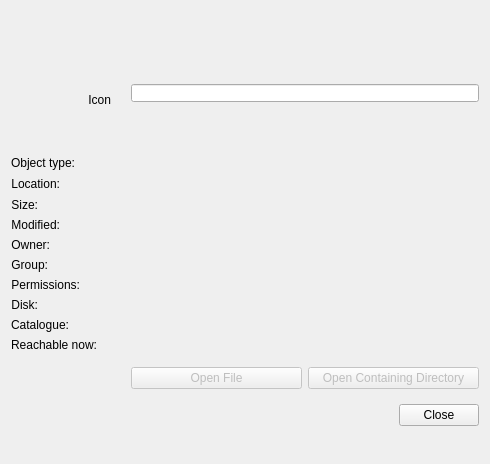
<?xml version="1.0" encoding="UTF-8"?>
<ui version="4.0">
 <class>FilePropertiesDialog</class>
 <widget class="QDialog" name="FilePropertiesDialog">
  <property name="geometry">
   <rect>
    <x>0</x>
    <y>0</y>
    <width>490</width>
    <height>464</height>
   </rect>
  </property>
  <property name="sizePolicy">
   <sizepolicy hsizetype="Preferred" vsizetype="Fixed">
    <horstretch>0</horstretch>
    <verstretch>0</verstretch>
   </sizepolicy>
  </property>
  <property name="windowTitle">
   <string>File Properties</string>
  </property>
  <layout class="QFormLayout" name="formLayout">
   <property name="formAlignment">
    <set>Qt::AlignLeading|Qt::AlignLeft|Qt::AlignVCenter</set>
   </property>
   <property name="horizontalSpacing">
    <number>20</number>
   </property>
   <property name="bottomMargin">
    <number>0</number>
   </property>
   <item row="1" column="0">
    <widget class="QLabel" name="labelIcon">
     <property name="sizePolicy">
      <sizepolicy hsizetype="Fixed" vsizetype="Fixed">
       <horstretch>0</horstretch>
       <verstretch>0</verstretch>
      </sizepolicy>
     </property>
     <property name="minimumSize">
      <size>
       <width>100</width>
       <height>100</height>
      </size>
     </property>
     <property name="text">
      <string>Icon</string>
     </property>
     <property name="alignment">
      <set>Qt::AlignRight|Qt::AlignTrailing|Qt::AlignVCenter</set>
     </property>
    </widget>
   </item>
   <item row="1" column="1">
    <widget class="QLineEdit" name="lObjectName">
     <property name="sizePolicy">
      <sizepolicy hsizetype="Expanding" vsizetype="Fixed">
       <horstretch>0</horstretch>
       <verstretch>0</verstretch>
      </sizepolicy>
     </property>
     <property name="styleSheet">
      <string notr="true">margin-top: 34px;</string>
     </property>
     <property name="alignment">
      <set>Qt::AlignLeading|Qt::AlignLeft|Qt::AlignVCenter</set>
     </property>
     <property name="readOnly">
      <bool>true</bool>
     </property>
    </widget>
   </item>
   <item row="2" column="0">
    <widget class="QLabel" name="lab4">
     <property name="text">
      <string>Object type:</string>
     </property>
     <property name="alignment">
      <set>Qt::AlignRight|Qt::AlignTrailing|Qt::AlignVCenter</set>
     </property>
    </widget>
   </item>
   <item row="2" column="1">
    <widget class="QLabel" name="lObjectType">
     <property name="text">
      <string/>
     </property>
    </widget>
   </item>
   <item row="3" column="0">
    <widget class="QLabel" name="lab3">
     <property name="text">
      <string>Location:</string>
     </property>
     <property name="alignment">
      <set>Qt::AlignRight|Qt::AlignTrailing|Qt::AlignVCenter</set>
     </property>
    </widget>
   </item>
   <item row="3" column="1">
    <widget class="QLineEdit" name="lFullPath">
     <property name="styleSheet">
      <string notr="true">background-color: rgba(0, 0, 0, 0);</string>
     </property>
     <property name="frame">
      <bool>false</bool>
     </property>
     <property name="readOnly">
      <bool>true</bool>
     </property>
    </widget>
   </item>
   <item row="4" column="0">
    <widget class="QLabel" name="lab2">
     <property name="text">
      <string>Size:</string>
     </property>
     <property name="alignment">
      <set>Qt::AlignRight|Qt::AlignTrailing|Qt::AlignVCenter</set>
     </property>
    </widget>
   </item>
   <item row="4" column="1">
    <widget class="QLabel" name="lObjectSize">
     <property name="text">
      <string/>
     </property>
    </widget>
   </item>
   <item row="5" column="0">
    <widget class="QLabel" name="lab5">
     <property name="text">
      <string>Modified:</string>
     </property>
     <property name="alignment">
      <set>Qt::AlignRight|Qt::AlignTrailing|Qt::AlignVCenter</set>
     </property>
    </widget>
   </item>
   <item row="5" column="1">
    <widget class="QLabel" name="lObjectModified">
     <property name="text">
      <string/>
     </property>
    </widget>
   </item>
   <item row="6" column="0">
    <widget class="QLabel" name="lab6">
     <property name="text">
      <string>Owner:</string>
     </property>
     <property name="alignment">
      <set>Qt::AlignRight|Qt::AlignTrailing|Qt::AlignVCenter</set>
     </property>
    </widget>
   </item>
   <item row="6" column="1">
    <widget class="QLabel" name="lObjectOwner">
     <property name="text">
      <string/>
     </property>
    </widget>
   </item>
   <item row="7" column="0">
    <widget class="QLabel" name="lab7">
     <property name="text">
      <string>Group:</string>
     </property>
     <property name="alignment">
      <set>Qt::AlignRight|Qt::AlignTrailing|Qt::AlignVCenter</set>
     </property>
    </widget>
   </item>
   <item row="7" column="1">
    <widget class="QLabel" name="lObjectGroup">
     <property name="text">
      <string/>
     </property>
    </widget>
   </item>
   <item row="8" column="0">
    <widget class="QLabel" name="lab8">
     <property name="text">
      <string>Permissions:</string>
     </property>
     <property name="alignment">
      <set>Qt::AlignRight|Qt::AlignTrailing|Qt::AlignVCenter</set>
     </property>
    </widget>
   </item>
   <item row="8" column="1">
    <widget class="QLabel" name="lObjectPermissions">
     <property name="text">
      <string/>
     </property>
    </widget>
   </item>
   <item row="9" column="0">
    <widget class="QLabel" name="lab9">
     <property name="text">
      <string>Disk:</string>
     </property>
     <property name="alignment">
      <set>Qt::AlignRight|Qt::AlignTrailing|Qt::AlignVCenter</set>
     </property>
    </widget>
   </item>
   <item row="9" column="1">
    <widget class="QLabel" name="lObjectDisk">
     <property name="text">
      <string/>
     </property>
    </widget>
   </item>
   <item row="10" column="0">
    <widget class="QLabel" name="lab10">
     <property name="text">
      <string>Catalogue:</string>
     </property>
     <property name="alignment">
      <set>Qt::AlignRight|Qt::AlignTrailing|Qt::AlignVCenter</set>
     </property>
    </widget>
   </item>
   <item row="10" column="1">
    <widget class="QLabel" name="lObjectCat">
     <property name="text">
      <string/>
     </property>
    </widget>
   </item>
   <item row="11" column="0">
    <widget class="QLabel" name="lab10_2">
     <property name="text">
      <string>Reachable now:</string>
     </property>
     <property name="alignment">
      <set>Qt::AlignRight|Qt::AlignTrailing|Qt::AlignVCenter</set>
     </property>
    </widget>
   </item>
   <item row="11" column="1">
    <widget class="QLabel" name="lReachable">
     <property name="sizePolicy">
      <sizepolicy hsizetype="Preferred" vsizetype="Preferred">
       <horstretch>0</horstretch>
       <verstretch>0</verstretch>
      </sizepolicy>
     </property>
     <property name="text">
      <string/>
     </property>
    </widget>
   </item>
   <item row="13" column="1">
    <widget class="QFrame" name="frame">
     <property name="sizePolicy">
      <sizepolicy hsizetype="Expanding" vsizetype="Preferred">
       <horstretch>0</horstretch>
       <verstretch>0</verstretch>
      </sizepolicy>
     </property>
     <property name="minimumSize">
      <size>
       <width>100</width>
       <height>0</height>
      </size>
     </property>
     <layout class="QHBoxLayout" name="horizontalLayout">
      <property name="leftMargin">
       <number>0</number>
      </property>
      <property name="rightMargin">
       <number>0</number>
      </property>
      <item>
       <widget class="QPushButton" name="bOpenFile">
        <property name="enabled">
         <bool>false</bool>
        </property>
        <property name="sizePolicy">
         <sizepolicy hsizetype="Preferred" vsizetype="Fixed">
          <horstretch>0</horstretch>
          <verstretch>0</verstretch>
         </sizepolicy>
        </property>
        <property name="text">
         <string>Open File</string>
        </property>
       </widget>
      </item>
      <item>
       <widget class="QPushButton" name="bOpenContainer">
        <property name="enabled">
         <bool>false</bool>
        </property>
        <property name="sizePolicy">
         <sizepolicy hsizetype="Preferred" vsizetype="Fixed">
          <horstretch>0</horstretch>
          <verstretch>0</verstretch>
         </sizepolicy>
        </property>
        <property name="minimumSize">
         <size>
          <width>100</width>
          <height>0</height>
         </size>
        </property>
        <property name="text">
         <string>Open Containing Directory</string>
        </property>
       </widget>
      </item>
     </layout>
    </widget>
   </item>
   <item row="14" column="1">
    <widget class="QDialogButtonBox" name="buttonBox">
     <property name="orientation">
      <enum>Qt::Horizontal</enum>
     </property>
     <property name="standardButtons">
      <set>QDialogButtonBox::Close</set>
     </property>
    </widget>
   </item>
  </layout>
 </widget>
 <resources/>
 <connections>
  <connection>
   <sender>buttonBox</sender>
   <signal>accepted()</signal>
   <receiver>FilePropertiesDialog</receiver>
   <slot>accept()</slot>
   <hints>
    <hint type="sourcelabel">
     <x>208</x>
     <y>450</y>
    </hint>
    <hint type="destinationlabel">
     <x>157</x>
     <y>274</y>
    </hint>
   </hints>
  </connection>
  <connection>
   <sender>buttonBox</sender>
   <signal>rejected()</signal>
   <receiver>FilePropertiesDialog</receiver>
   <slot>reject()</slot>
   <hints>
    <hint type="sourcelabel">
     <x>276</x>
     <y>450</y>
    </hint>
    <hint type="destinationlabel">
     <x>286</x>
     <y>274</y>
    </hint>
   </hints>
  </connection>
 </connections>
</ui>
